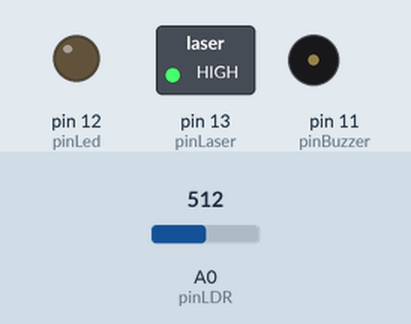
Simulated run of this sketch. Board: Arduino Uno, built with avr-gcc and run on an emulated ATmega328P. On the bench: switched loads named in the sketch (green lamp = pin HIGH), output pins drawn as LEDs (lit = HIGH), buzzer (waves = sounding, pin HIGH). Dashed ring = blinking. Inputs (shaded band) come from the test bench; at power-on: A0 (pinLDR) = 512.

Above: at 1.2 s.
1.3 s: A0 (pinLDR) set to 260
2.8 s: A0 (pinLDR) set to 234
At 3.4 s:
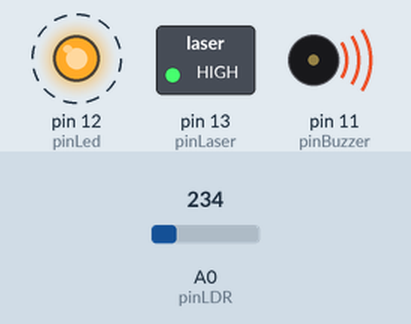
7.3 s: A0 (pinLDR) set to 240
Timing chart, 0 to 11.3 s (numbered marks = the images above; inputs shaded):
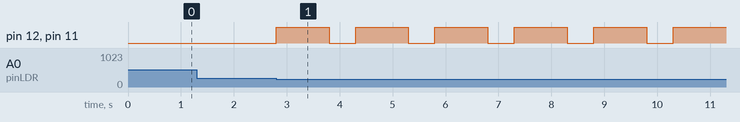

Measured:
- the behaviour switches between 251 and 250 on A0 (pinLDR) (found by bisection; images 0 and 1)
- after the input at 1.3 s, every drawn part: stays the same
- after the input at 2.8 s, pin 12 (pinLed), pin 11 (pinBuzzer): alternates HIGH for 1.0 s and LOW for 0.50 s, starting at once

The sketch:

Fotoresistencia_Alarma.ino
```cpp
const int pinLaser = 13;
const int pinLed = 12;
const int pinBuzzer = 11;
const int pinLDR = A0;

int valorLDR = 0;

void setup() {
  pinMode(pinLaser, OUTPUT);
  pinMode(pinLed, OUTPUT);
  pinMode(pinBuzzer, OUTPUT);
  pinMode(pinLDR, INPUT);

  digitalWrite(pinLaser, HIGH);
}

void loop() {
  valorLDR = analogRead(pinLDR);

  if (valorLDR <= 250) {
    for (int i = 1; i <= 3; i++) {
      sonido();
    }
  }
}
void sonido() {
  digitalWrite(pinBuzzer, HIGH);
  digitalWrite(pinLed, HIGH);
  delay(1000);
  digitalWrite(pinBuzzer, LOW);
  digitalWrite(pinLed, LOW);
  delay(500);
}
```
